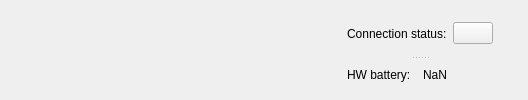
      <widget class="QWidget" name="Diag_2">
       <layout class="QHBoxLayout" name="horizontalLayout_5">
        <item>
         <spacer name="horizontalSpacer_6">
          <property name="orientation">
           <enum>Qt::Horizontal</enum>
          </property>
          <property name="sizeHint" stdset="0">
           <size>
            <width>336</width>
            <height>17</height>
           </size>
          </property>
         </spacer>
        </item>
        <item>
         <widget class="QSplitter" name="splitter">
          <property name="orientation">
           <enum>Qt::Vertical</enum>
          </property>
          <widget class="QWidget" name="layoutWidget">
           <layout class="QHBoxLayout" name="horizontalLayout_3">
            <item>
             <widget class="QLabel" name="label_3">
              <property name="text">
               <string>Connection status:</string>
              </property>
             </widget>
            </item>
            <item>
             <widget class="QPushButton" name="pushButton_11">
              <property name="text">
               <string/>
              </property>
              <property name="icon">
               <iconset resource="resources.qrc">
                <normaloff>:/images/yellow_status.png</normaloff>:/images/yellow_status.png</iconset>
              </property>
              <property name="iconSize">
               <size>
                <width>12</width>
                <height>12</height>
               </size>
              </property>
             </widget>
            </item>
           </layout>
          </widget>
          <widget class="QWidget" name="layoutWidget">
           <layout class="QHBoxLayout" name="horizontalLayout_4">
            <property name="spacing">
             <number>6</number>
            </property>
            <item>
             <widget class="QLabel" name="label_4">
              <property name="text">
               <string>HW battery:</string>
              </property>
             </widget>
            </item>
            <item>
             <widget class="QLabel" name="battery_percent">
              <property name="text">
               <string>NaN</string>
              </property>
             </widget>
            </item>
           </layout>
          </widget>
         </widget>
        </item>
        <item>
         <spacer name="horizontalSpacer_3">
          <property name="orientation">
           <enum>Qt::Horizontal</enum>
          </property>
          <property name="sizeType">
           <enum>QSizePolicy::Fixed</enum>
          </property>
          <property name="sizeHint" stdset="0">
           <size>
            <width>24</width>
            <height>20</height>
           </size>
          </property>
         </spacer>
        </item>
       </layout>
      </widget>
